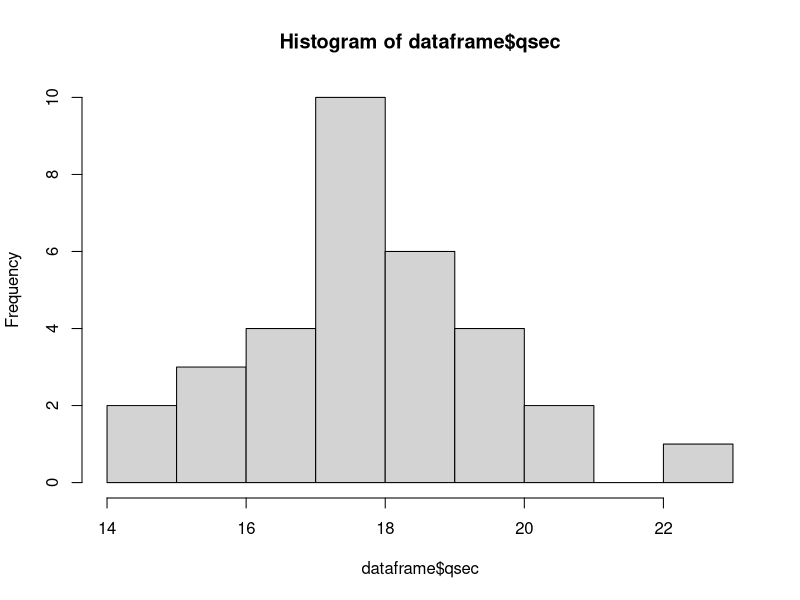
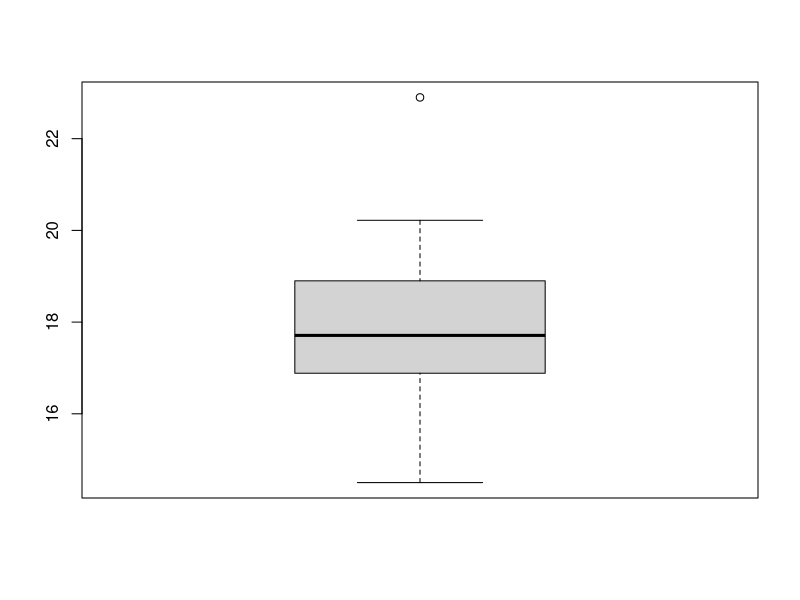
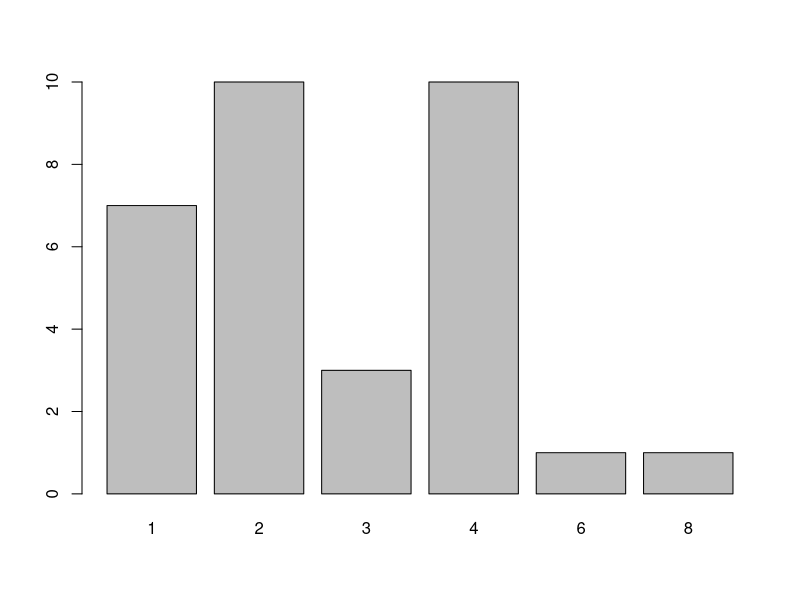
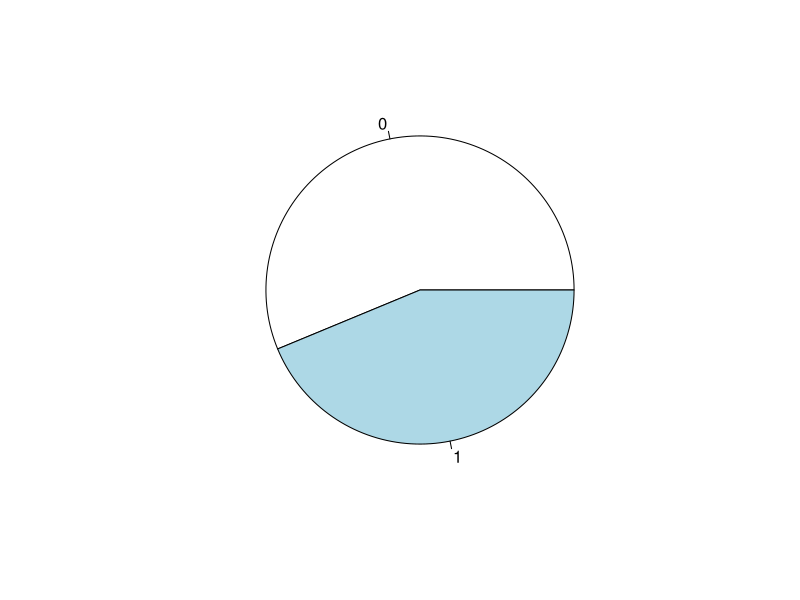

Generate these figures, in order, with R:
# TP 1

# ex 1
dataframe = mtcars
anotherframe = mtcars
dim(dataframe)

colnames(x=dataframe)
str(dataframe)


dataframe[,c('cyl', 'vs', 'am', 'gear', 'carb')] = lapply(dataframe[,c('cyl', 'vs', 'am', 'gear', 'carb')], as.factor)
str(dataframe)


# ex 2
mean(dataframe$mpg)
max(dataframe$wt)
median(dataframe$hp)
quantile(dataframe$qsec)
quantile(dataframe$qsec, probs=seq(0, 1, 0.1))
sd(x=dataframe$qsec, na.rm=TRUE)
var(x=dataframe$qsec, na.rm=TRUE)

install.packages('purrr')
library(purrr)
map(dataframe[,c('cyl', 'vs', 'am', 'gear', 'carb')], table)

# ex 3

hist(x=dataframe$qsec)
boxplot(x=dataframe$qsec)
barplot(table(dataframe$carb))
pie(table(dataframe$vs))

# ex 4

# 1 mile/gal is 235.214583 l/100km so:
dataframe$consumption_per_100km <-  235.214583 / dataframe$mpg
dataframe$qsec_cut = cut(dataframe$qsec, breaks=3)

average_consumption = mean(dataframe$consumption_per_100km)
dataframe$consumption_class <- ifelse(test = (
  dataframe$consumption_per_100km >= average_consumption),
                       yes = "high consumption",
                       no = "low consumption")

